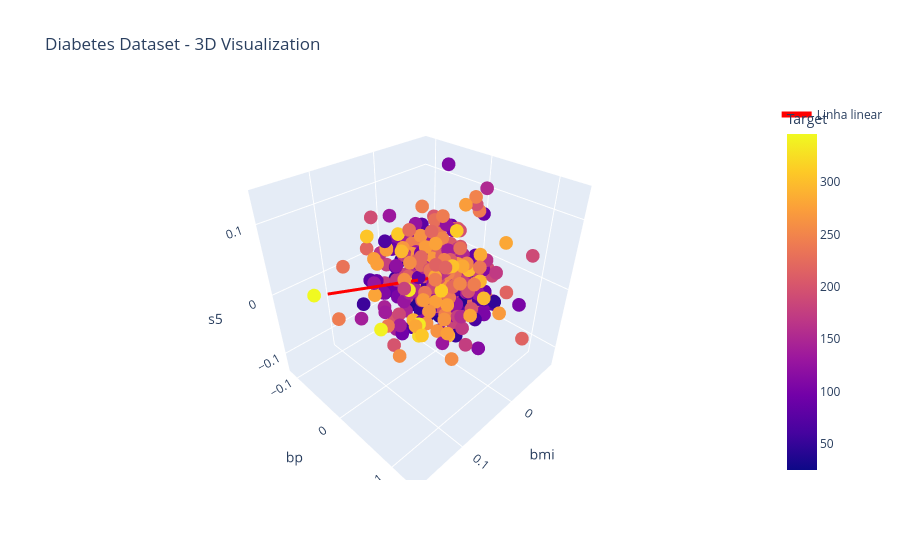

Notebook cell for this chart:
### Code cell
import numpy as np
from sklearn.linear_model import LinearRegression

# Ajusta um modelo linear: s5 ~ bmi + bp
X = diabetes_df[['bmi', 'bp']]
y = diabetes_df['s5']
modelo = LinearRegression()
modelo.fit(X, y)

# Cria uma linha variando bmi e mantendo bp fixo na média
bmi_linha = np.linspace(diabetes_df['bmi'].min(), diabetes_df['bmi'].max(), 100)
bp_fixo = diabetes_df['bp'].mean()
bp_linha = np.full_like(bmi_linha, bp_fixo)

# Predição da linha no eixo z (s5)
s5_linha = modelo.predict(np.column_stack([bmi_linha, bp_linha]))

# Adiciona a linha ao gráfico existente
fig.add_scatter3d(
    x=bmi_linha,
    y=bp_linha,
    z=s5_linha,
    mode='lines',
    name='Linha linear',
    line=dict(color='red', width=6)
)

fig.show()
